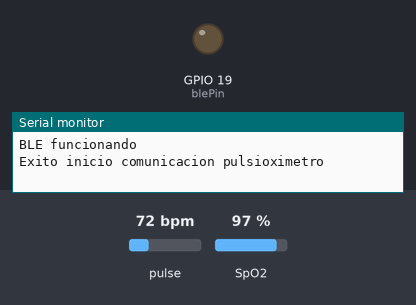
The sketch below on a simulated ESP32. On the bench: output pins drawn as LEDs (lit = HIGH), the last lines printed to the serial monitor. The inputs (shaded band) are chosen by the test bench; at power-on: pulse 72 bpm, SpO2 97 %. Nothing arrives over Bluetooth unless stated; a phone connects over Bluetooth LE 3 s after start.

Above: at 0.1 s.
At 3.1 s:
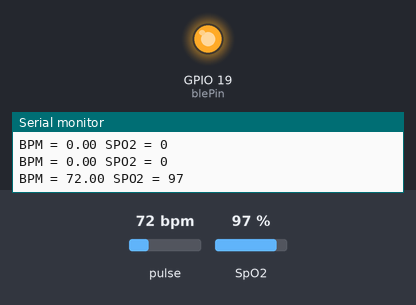
Timing chart, 0 to 4.6 s (numbered marks = the images above):
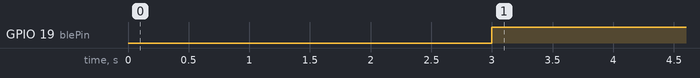

The sketch:

BLE_HeartRate_2.0.ino
```cpp
//librerias para el uso de bluetooth
#include <BLEDevice.h>
#include <BLEUtils.h>
#include <BLEServer.h>
#include <BLE2902.h>

#include<iostream>
#include<cstring>

//libreria para el uso de i2c y libreria del sensor
#include <Wire.h>
#include "MAX30100_PulseOximeter.h"

#define SERVICE_UUID  "6c2422d8-c053-11eb-8529-0242ac130003"
#define CHAR_UUID     "6c242544-c053-11eb-8529-0242ac130003"
#define T_UPDATE      500

BLECharacteristic *pCharacteristic;
bool deviceConnected=false;
int txValue=0;
int blePin=19;
class MyServerCallbacks: public BLEServerCallbacks
{
  void onConnect (BLEServer* pServer) //callback que se ejecuta cuando se conecta el dispositivo
  {
    digitalWrite(blePin,HIGH);
    deviceConnected =true;
  }
  void onDisconnect(BLEServer* pServer) //callback que se ejecuta cuando se desconecta el dispositivo
  {
    digitalWrite(blePin,LOW);
    deviceConnected =false;
    pServer->getAdvertising()->start();
  }
};
PulseOximeter pox;


unsigned long previousMillis=0;
const long interval=1000;
volatile boolean heartBeatDetected = false;

void onBeatDetected()
{
  heartBeatDetected = true;
}

void setup()
{
  pinMode(blePin,OUTPUT);
  Serial.begin(115200);
  Serial.println("BLE funcionando");
  //-----------------------------SETUP SERVIDOR BLE----------------------------------//
  BLEDevice::init("ERIC_BLE"); //Creamos el dispositivo BLE
  BLEServer *pServer = BLEDevice::createServer(); //creamos un servidor BLE y lo guardamos e un puntero de tipo BLEServicer
  pServer->setCallbacks(new MyServerCallbacks());

  BLEService *pService = pServer->createService(SERVICE_UUID); //creamos un servicio con la UUID del servicio y la giardamos en un puntero de tipo service

  //creamos una caracteristica con el UUID de CHAR_UUID y definimos sus propiedades como solo lectura
  pCharacteristic = pService->createCharacteristic(
                                         CHAR_UUID,
                                         BLECharacteristic::PROPERTY_NOTIFY
                                       );
  pCharacteristic->addDescriptor(new BLE2902());//necesario para poder suscribirnos
  pService->start(); //iniciamos el servicio


  pServer->getAdvertising()->start(); //hacemos que el dispositivo se anuncie
//----------------------SETUP COMUNICACION PULSIOXIMETRO-------------------------//
  // iniciamos el pulsioximetro, si se produce un fallo lo mostramos por pantalla e igual si se consigue conecta
  if (!pox.begin())
  {
    Serial.println("Fallo inicio comunicacion pulsioximetro");
    for(;;);
  }
  else
  {
    Serial.println("Exito inicio comunicacion pulsioximetro");
  }


  pox.setOnBeatDetectedCallback(onBeatDetected);
}

void leerDatos()
{
  uint16_t *stream;
  char dato[10];
  //memset(dato, '-', sizeof(dato+1));
  for(int i=0;i<16;i++)
  {
    dato[i]='-';
  }

  float bpm = pox.getHeartRate();
  int SpO2 =pox.getSpO2();
  Serial.print("BPM = ");
  Serial.print(bpm);
  Serial.print(" SPO2 = ");
  Serial.println(SpO2);
  String sPulse=String(bpm);
  String sO2=String(SpO2);

  String miStr=(sPulse+"-"+sO2);
  int len=miStr.length();

  for (int i=0; i<len;i++)
  {
    dato[i]=miStr[i];
    if(i==(len-1))
    {
      i++;
      for (i; i<10;i++)
        dato[i]='\0';
    }
  }
  pCharacteristic->setValue(dato); //damos el valor a la caracteristica
  pCharacteristic->notify();
  //Serial.print("Sent value" + String(dato));*/
}

void loop()
{
  pox.update();

  unsigned long currentMillis=millis();
  if(currentMillis-previousMillis>=interval)
  {
    pox.shutdown();
    leerDatos();
    pox.resume();
    previousMillis=currentMillis;
  }
}
```

Measured:
- by itself, GPIO 19 (blePin): LOW → HIGH at 3.0 s
